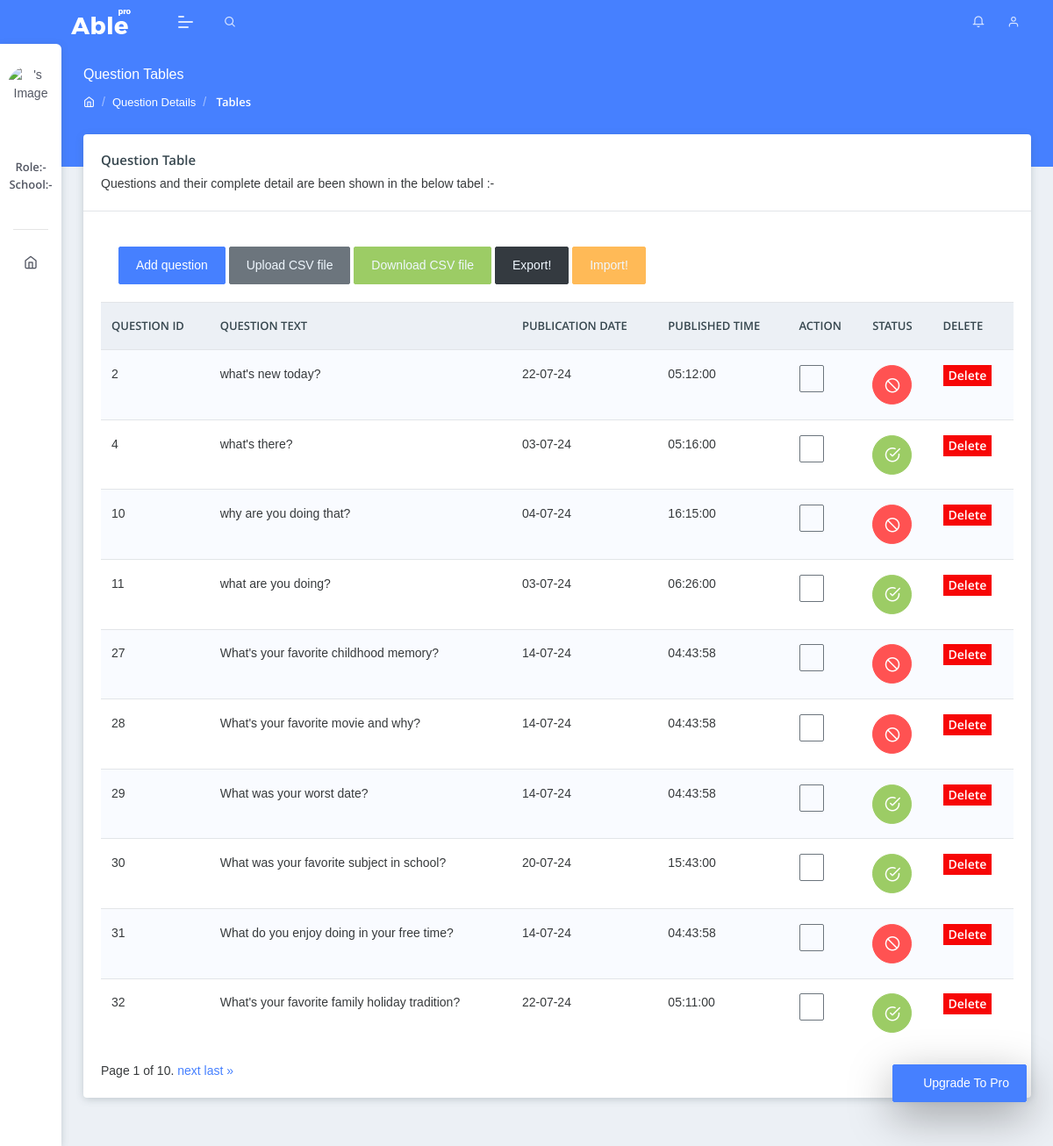
Page /polls/table/sql/ on the committed database.
### polls/models.py (models this page shows, shortened)
class Question(models.Model):
    ACTIVE = 0
    INACTIVE = 2
    STATUS_CHOICES = [
        (ACTIVE, 'Active'),
        (INACTIVE, 'Inactive'),
    ]
    question_text = models.CharField(max_length=200)
    pub_date = models.DateTimeField("date published")
    status = models.IntegerField (choices=STATUS_CHOICES, default=ACTIVE)

### polls/views.py (the view)
# urls.py: path('table/sql/', views.sql_table, name='import_questions'),
def sql_table(request):
    with connection.cursor() as cursor:
        cursor.execute("""
            SELECT id, question_text, pub_date, status
            FROM polls_question
            ORDER BY id
        """)
        rows = cursor.fetchall()
    paginator = Paginator(rows, 10)
    page_number = request.GET.get('page')
    page_obj = paginator.get_page(page_number)
    context = {
        'page_obj': page_obj
    }
    return render(request, 'global/polls_sql_listing.html', context)

### templates/global/polls_sql_listing.html (shortened to what this page needs)
{% extends "global/base.html" %}
{% load static %}
{% block content %}
<section class="pcoded-main-container">
    <div class="pcoded-content">
        <div class="page-header">
            <div class="page-block">
                <div class="row align-items-center">
                    <div class="col-md-12">
                        <div class="page-header-title">
                            <h5 class="m-b-10">Question Tables</h5>
                        </div>
                        <ul class="breadcrumb">
                            <li class="breadcrumb-item"><a href="global/index.html"><i class="feather icon-home"></i></a></li>
                            <li class="breadcrumb-item"><a href="#!">Question Details</a></li>
                            <li class="breadcrumb-item"><a href="#!"> Tables</a></li>
                        </ul>
                    </div>
                </div>
            </div>
        </div>
        <div class="row">
            <div class="col-xl-12">
                <div class="card">
                    <div class="card-header">
                        <h5>Question Table</h5>
                        <span class="d-block m-t-5">Questions and their complete detail are been shown in the below tabel  :-</span>
					</div>
                    <div class="card-body table-border-style">
						<div class="card-body">
							<button type="button" class="btn  btn-primary"><a href="/polls/add" style="color: white;"> Add question</a></button>
							<button type="button" class="btn  btn-secondary"><a href="/polls/uploadcsv/" style="color: aliceblue;">Upload CSV file</a></button>
							<button type="button" class="btn  btn-success"><a href="/polls/download/questions" style="color: aliceblue;">Download CSV file</a></button>
                            <button type="button" class="btn  btn-dark"><a href="/polls/export/questions/" style="color: aliceblue;">Export!</a></button>
                            <button type="button" class="btn btn-warning has-ripple"><a href="/polls/import/" style="color: aliceblue;">Import!</a></button>
						</div>
                        <div class="table-responsive">
                            <table class="table table-striped">
                                <thead>
                                    <tr>
                                        <th>Question id</th>
                                        <th>Question text</th>
                                        <th>Publication Date</th>
                                        <th>Published Time	</th>
										<th>Action</th>
										<th>Status</th>
										<th>Delete</th>
                                    </tr>
                                </thead>
                                <tbody>
                                {% for row in page_obj%}
                                    <tr>
                                        <td>{{row.0}}</td>
                                        <td>{{ row.1}}</td>
                                        <td>{{ row.2|date:"d-m-y" }}</td>
                                        <td>{{ row.2|time:"H:i:s"}}</td>
										<td>
											<a class="btn btn-outline-secondary btn-sm edit" href="{% url 'polls:edit_question' row.0 %}"><i class="fas fa-pencil-alt"></i></a>
										</td>
										<td>
											{% if row.3 == 2 %}
											<a href="{% url 'polls:question_status' row.3 %}"><button type="button" class="btn btn-icon btn-danger has-ripple"><i class="feather icon-slash"></i></button></a>
    										{% else %}
											<a href="{% url 'polls:question_status' row.3 %}"><button type="button" class="btn btn-icon btn-success has-ripple"><i class="feather icon-check-circle"></i></button></a>
    										{% endif %}
										</td>
										<td>
											<a href="{% url 'polls:delete_question' row.0 %}"><button style="background-color: rgb(247, 6, 6);color: white; border: none;"><b>Delete</b></button></a>
										</td>
                                    </tr>
                                {% endfor %}
                                </tbody>
                            </table>
                        </div>
                        <div class="pagination">
                            <span class="step-links">
                                <span class="current">
                                    Page {{ page_obj.number }} of {{ page_obj.paginator.num_pages }}.
                                </span>
                                {% if page_obj.has_next %}
                                    <a href="?page={{ page_obj.next_page_number }}">next</a>
                                    <a href="?page={{ page_obj.paginator.num_pages }}">last &raquo;</a>
                                {% endif %}
                            </span>
                        </div>
                    </div>
                </div>
            </div>
        </div>
    </div>
</section>
{% endblock %}

### rows in the picture
Question: row "2", question_text "what's new today?", row "22-07-24", row "05:12:00"
Question: id "4", question_text "what's there?", row "03-07-24", row "05:16:00"
Question: id "10", question_text "why are you doing that?", row "04-07-24", row "16:15:00"
Question: id "11", question_text "what are you doing?", row "03-07-24", row "06:26:00"
Question: id "27", question_text "What's your favorite childhood memory?", row "14-07-24", row "04:43:58"
Question: id "28", question_text "What's your favorite movie and why?", row "14-07-24", row "04:43:58"
Question: id "29", question_text "What was your worst date?", row "14-07-24", row "04:43:58"
Question: id "30", question_text "What was your favorite subject in school?", row "20-07-24", row "15:43:00"
Question: id "31", question_text "What do you enjoy doing in your free time?", row "14-07-24", row "04:43:58"
Question: id "32", question_text "What's your favorite family holiday tradition?", row "22-07-24", row "05:11:00"

### other values in the picture
{{ page_obj.number }} "1"
{{ page_obj.paginator.num_pages }} "10"
